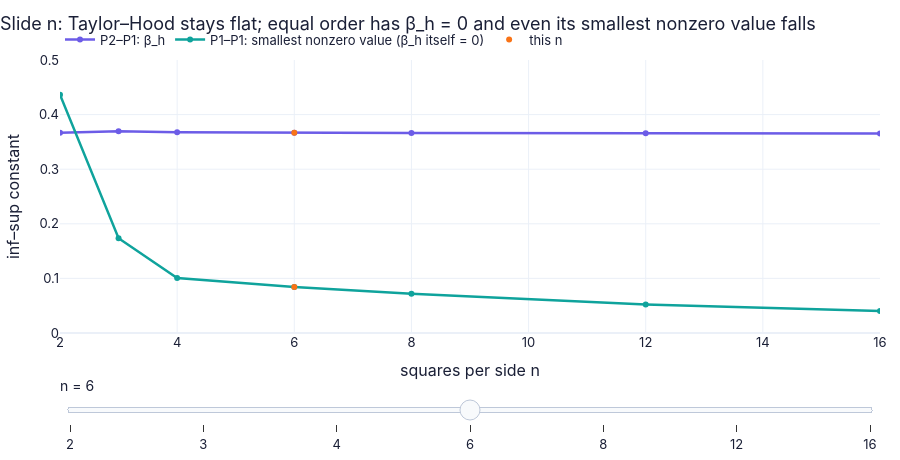

The notebook cell this image was saved under:
### Markdown cell above
**What you see.** (a) The two stable element types (velocity nodes as dots, pressure nodes as squares); (b) and (c) the computed Stokes-cavity pressure: mottled for P1–P1 (b), smooth for P2–P1 (c).

**How to read it.** The mottled pattern is made of the spurious modes the P1–P1 divergence cannot see; with P2–P1 every pressure pattern is felt, and the pressure is smooth.

**What would change if…** …iso-P2/P1: its pressure would be smooth too, and its inf–sup constant would stay bounded at a slightly lower level.

### Code cell
tab, _ = read_table("infsup_table.csv")                            # our precomputed table (columns pair, n, h, beta, …)
p1 = {k: v[tab["pair"] == 0] for k, v in tab.items()}; p2 = {k: v[tab["pair"] == 1] for k, v in tab.items()}   # pair 0 = P1-P1, 1 = P2-P1
def f7(n_):                                                         # the two curves, and a marker at the current n
    k_ = int(np.argmin(np.abs(p2["n"] - n_)))                          # the table row of this n
    return {"P2–P1: β_h": (p2["n"], p2["beta"]), "P1–P1: smallest nonzero value (β_h itself = 0)": (p1["n"], p1["beta_nonspurious"]),
            "this n": ([p2["n"][k_], p1["n"][k_]], [p2["beta"][k_], p1["beta_nonspurious"][k_]])}
fig = slider_figure(f7, "n", p2["n"], xlabel="squares per side n", ylabel="inf–sup constant", yrange=[0, 0.5],
                    title="Slide n: Taylor–Hood stays flat; equal order has β_h = 0 and even its smallest nonzero value falls",
                    modes={"this n": "markers", "P2–P1: β_h": "lines+markers", "P1–P1: smallest nonzero value (β_h itself = 0)": "lines+markers"})
fig.show()   # display the interactive figure

### Figure 1 — Plotly figure (JSON) as saved in the notebook; plotly's stock layout.template omitted (floating-point values rounded to 4 significant figures)
{"data": [{"hovertemplate": "P2–P1: β_h: %{y:.4g}<extra>n = 2 </extra>", "line": {"color": "#6c5ce7", "width": 2.5}, "mode": "lines+markers", "name": "P2–P1: β_h", "type": "scatter", "visible": false, "x": [2.0, 3.0, 4.0, 6.0, 8.0, 12.0, 16.0], "y": [0.3666, 0.3696, 0.3677, 0.3666, 0.3662, 0.3658, 0.3656]}, {"hovertemplate": "P1–P1: smallest nonzero value (β_h itself = 0): %{y:.4g}<extra>n = 2 </extra>", "line": {"color": "#0fa39c", "width": 2.5}, "mode": "lines+markers", "name": "P1–P1: smallest nonzero value (β_h itself = 0)", "type": "scatter", "visible": false, "x": [2.0, 3.0, 4.0, 6.0, 8.0, 12.0, 16.0], "y": [0.4364, 0.1735, 0.1005, 0.08415, 0.07167, 0.05223, 0.04045]}, {"hovertemplate": "this n: %{y:.4g}<extra>n = 2 </extra>", "line": {"color": "#f97316", "width": 2.5}, "mode": "markers", "name": "this n", "type": "scatter", "visible": false, "x": [2.0, 2.0], "y": [0.3666, 0.4364]}, {"hovertemplate": "P2–P1: β_h: %{y:.4g}<extra>n = 3 </extra>", "line": {"color": "#6c5ce7", "width": 2.5}, "mode": "lines+markers", "name": "P2–P1: β_h", "type": "scatter", "visible": false, "x": [2.0, 3.0, 4.0, 6.0, 8.0, 12.0, 16.0], "y": [0.3666, 0.3696, 0.3677, 0.3666, 0.3662, 0.3658, 0.3656]}, {"hovertemplate": "P1–P1: smallest nonzero value (β_h itself = 0): %{y:.4g}<extra>n = 3 </extra>", "line": {"color": "#0fa39c", "width": 2.5}, "mode": "lines+markers", "name": "P1–P1: smallest nonzero value (β_h itself = 0)", "type": "scatter", "visible": false, "x": [2.0, 3.0, 4.0, 6.0, 8.0, 12.0, 16.0], "y": [0.4364, 0.1735, 0.1005, 0.08415, 0.07167, 0.05223, 0.04045]}, {"hovertemplate": "this n: %{y:.4g}<extra>n = 3 </extra>", "line": {"color": "#f97316", "width": 2.5}, "mode": "markers", "name": "this n", "type": "scatter", "visible": false, "x": [3.0, 3.0], "y": [0.3696, 0.1735]}, {"hovertemplate": "P2–P1: β_h: %{y:.4g}<extra>n = 4 </extra>", "line": {"color": "#6c5ce7", "width": 2.5}, "mode": "lines+markers", "name": "P2–P1: β_h", "type": "scatter", "visible": false, "x": [2.0, 3.0, 4.0, 6.0, 8.0, 12.0, 16.0], "y": [0.3666, 0.3696, 0.3677, 0.3666, 0.3662, 0.3658, 0.3656]}, {"hovertemplate": "P1–P1: smallest nonzero value (β_h itself = 0): %{y:.4g}<extra>n = 4 </extra>", "line": {"color": "#0fa39c", "width": 2.5}, "mode": "lines+markers", "name": "P1–P1: smallest nonzero value (β_h itself = 0)", "type": "scatter", "visible": false, "x": [2.0, 3.0, 4.0, 6.0, 8.0, 12.0, 16.0], "y": [0.4364, 0.1735, 0.1005, 0.08415, 0.07167, 0.05223, 0.04045]}, {"hovertemplate": "this n: %{y:.4g}<extra>n = 4 </extra>", "line": {"color": "#f97316", "width": 2.5}, "mode": "markers", "name": "this n", "type": "scatter", "visible": false, "x": [4.0, 4.0], "y": [0.3677, 0.1005]}, {"hovertemplate": "P2–P1: β_h: %{y:.4g}<extra>n = 6 </extra>", "line": {"color": "#6c5ce7", "width": 2.5}, "mode": "lines+markers", "name": "P2–P1: β_h", "type": "scatter", "visible": true, "x": [2.0, 3.0, 4.0, 6.0, 8.0, 12.0, 16.0], "y": [0.3666, 0.3696, 0.3677, 0.3666, 0.3662, 0.3658, 0.3656]}, {"hovertemplate": "P1–P1: smallest nonzero value (β_h itself = 0): %{y:.4g}<extra>n = 6 </extra>", "line": {"color": "#0fa39c", "width": 2.5}, "mode": "lines+markers", "name": "P1–P1: smallest nonzero value (β_h itself = 0)", "type": "scatter", "visible": true, "x": [2.0, 3.0, 4.0, 6.0, 8.0, 12.0, 16.0], "y": [0.4364, 0.1735, 0.1005, 0.08415, 0.07167, 0.05223, 0.04045]}, {"hovertemplate": "this n: %{y:.4g}<extra>n = 6 </extra>", "line": {"color": "#f97316", "width": 2.5}, "mode": "markers", "name": "this n", "type": "scatter", "visible": true, "x": [6.0, 6.0], "y": [0.3666, 0.08415]}, {"hovertemplate": "P2–P1: β_h: %{y:.4g}<extra>n = 8 </extra>", "line": {"color": "#6c5ce7", "width": 2.5}, "mode": "lines+markers", "name": "P2–P1: β_h", "type": "scatter", "visible": false, "x": [2.0, 3.0, 4.0, 6.0, 8.0, 12.0, 16.0], "y": [0.3666, 0.3696, 0.3677, 0.3666, 0.3662, 0.3658, 0.3656]}, {"hovertemplate": "P1–P1: smallest nonzero value (β_h itself = 0): %{y:.4g}<extra>n = 8 </extra>", "line": {"color": "#0fa39c", "width": 2.5}, "mode": "lines+markers", "name": "P1–P1: smallest nonzero value (β_h itself = 0)", "type": "scatter", "visible": false, "x": [2.0, 3.0, 4.0, 6.0, 8.0, 12.0, 16.0], "y": [0.4364, 0.1735, 0.1005, 0.08415, 0.07167, 0.05223, 0.04045]}, {"hovertemplate": "this n: %{y:.4g}<extra>n = 8 </extra>", "line": {"color": "#f97316", "width": 2.5}, "mode": "markers", "name": "this n", "type": "scatter", "visible": false, "x": [8.0, 8.0], "y": [0.3662, 0.07167]}, {"hovertemplate": "P2–P1: β_h: %{y:.4g}<extra>n = 12 </extra>", "line": {"color": "#6c5ce7", "width": 2.5}, "mode": "lines+markers", "name": "P2–P1: β_h", "type": "scatter", "visible": false, "x": [2.0, 3.0, 4.0, 6.0, 8.0, 12.0, 16.0], "y": [0.3666, 0.3696, 0.3677, 0.3666, 0.3662, 0.3658, 0.3656]}, {"hovertemplate": "P1–P1: smallest nonzero value (β_h itself = 0): %{y:.4g}<extra>n = 12 </extra>", "line": {"color": "#0fa39c", "width": 2.5}, "mode": "lines+markers", "name": "P1–P1: smallest nonzero value (β_h itself = 0)", "type": "scatter", "visible": false, "x": [2.0, 3.0, 4.0, 6.0, 8.0, 12.0, 16.0], "y": [0.4364, 0.1735, 0.1005, 0.08415, 0.07167, 0.05223, 0.04045]}, {"hovertemplate": "this n: %{y:.4g}<extra>n = 12 </extra>", "line": {"color": "#f97316", "width": 2.5}, "mode": "markers", "name": "this n", "type": "scatter", "visible": false, "x": [12.0, 12.0], "y": [0.3658, 0.05223]}, {"hovertemplate": "P2–P1: β_h: %{y:.4g}<extra>n = 16 </extra>", "line": {"color": "#6c5ce7", "width": 2.5}, "mode": "lines+markers", "name": "P2–P1: β_h", "type": "scatter", "visible": false, "x": [2.0, 3.0, 4.0, 6.0, 8.0, 12.0, 16.0], "y": [0.3666, 0.3696, 0.3677, 0.3666, 0.3662, 0.3658, 0.3656]}, {"hovertemplate": "P1–P1: smallest nonzero value (β_h itself = 0): %{y:.4g}<extra>n = 16 </extra>", "line": {"color": "#0fa39c", "width": 2.5}, "mode": "lines+markers", "name": "P1–P1: smallest nonzero value (β_h itself = 0)", "type": "scatter", "visible": false, "x": [2.0, 3.0, 4.0, 6.0, 8.0, 12.0, 16.0], "y": [0.4364, 0.1735, 0.1005, 0.08415, 0.07167, 0.05223, 0.04045]}, {"hovertemplate": "this n: %{y:.4g}<extra>n = 16 </extra>", "line": {"color": "#f97316", "width": 2.5}, "mode": "markers", "name": "this n", "type": "scatter", "visible": false, "x": [16.0, 16.0], "y": [0.3656, 0.04045]}], "layout": {"colorway": ["#6c5ce7", "#0fa39c", "#f97316", "#2563eb", "#e11d6a", "#d97706"], "font": {"color": "#1a1f36", "family": "Inter, -apple-system, Segoe UI, Roboto, sans-serif", "size": 13}, "height": 460, "hovermode": "x unified", "legend": {"orientation": "h", "x": 0, "xanchor": "left", "y": 1.02, "yanchor": "bottom"}, "margin": {"b": 90, "l": 60, "r": 20, "t": 60}, "sliders": [{"active": 3, "currentvalue": {"font": {"size": 14}, "prefix": "n = ", "suffix": " "}, "pad": {"t": 40}, "steps": [{"args": [{"visible": [true, true, true, false, false, false, false, false, false, false, false, false, false, false, false, false, false, false, false, false, false]}], "label": "2", "method": "update"}, {"args": [{"visible": [false, false, false, true, true, true, false, false, false, false, false, false, false, false, false, false, false, false, false, false, false]}], "label": "3", "method": "update"}, {"args": [{"visible": [false, false, false, false, false, false, true, true, true, false, false, false, false, false, false, false, false, false, false, false, false]}], "label": "4", "method": "update"}, {"args": [{"visible": [false, false, false, false, false, false, false, false, false, true, true, true, false, false, false, false, false, false, false, false, false]}], "label": "6", "method": "update"}, {"args": [{"visible": [false, false, false, false, false, false, false, false, false, false, false, false, true, true, true, false, false, false, false, false, false]}], "label": "8", "method": "update"}, {"args": [{"visible": [false, false, false, false, false, false, false, false, false, false, false, false, false, false, false, true, true, true, false, false, false]}], "label": "12", "method": "update"}, {"args": [{"visible": [false, false, false, false, false, false, false, false, false, false, false, false, false, false, false, false, false, false, true, true, true]}], "label": "16", "method": "update"}]}], "title": {"text": "Slide n: Taylor–Hood stays flat; equal order has β_h = 0 and even its smallest nonzero value falls", "x": 0}, "xaxis": {"range": [2.0, 16.0], "title": {"text": "squares per side n"}}, "yaxis": {"range": [0, 0.5], "title": {"text": "inf–sup constant"}}}}
